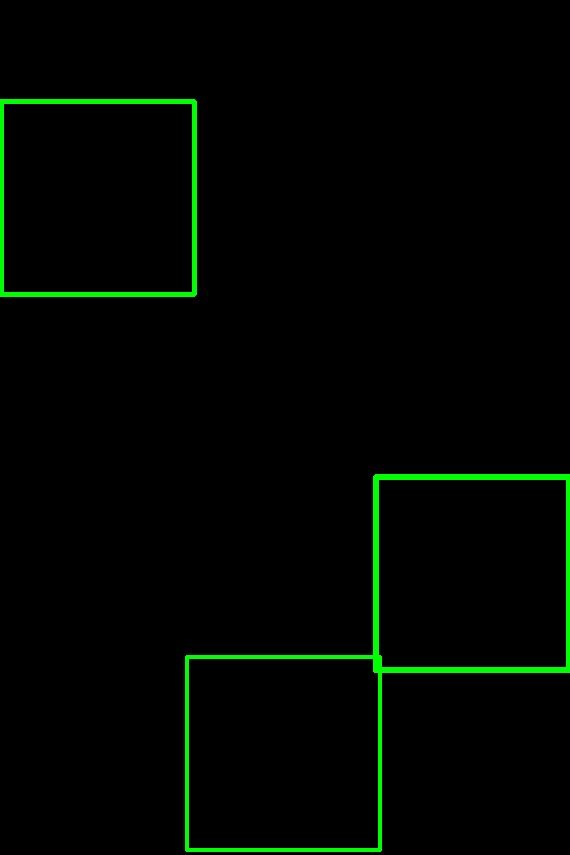
#> input picture image Processing/template/n_temp.jpg, 570 x 855 px
$ python no_of_rec.py   (older library calls are emulated)
#> lines starting #> are read from the running program, lines starting #| are printed output that depends on the picture; after the words box and inside, x2 and y2 are one past the last pixel; in counts of white or black regions, pixels touching at a corner belong together
import numpy as np
import cv2


img = cv2.imread('template/n_temp.jpg')
#> img is the input picture: shape (855, 570, 3); mean B, G, R 0.5, 5.7, 0.5
canvas = np.zeros(img.shape, np.uint8)
img2gray = cv2.cvtColor(img,cv2.COLOR_BGR2GRAY)
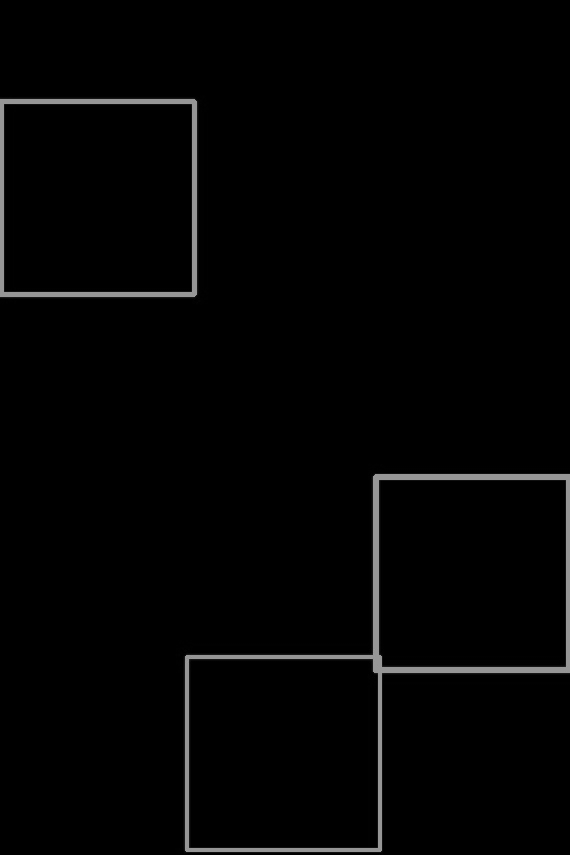
#> img2gray: shape (855, 570); min 0, max 156, mean 3.6

ret,thresh = cv2.threshold(img2gray,127,255,cv2.THRESH_BINARY_INV)
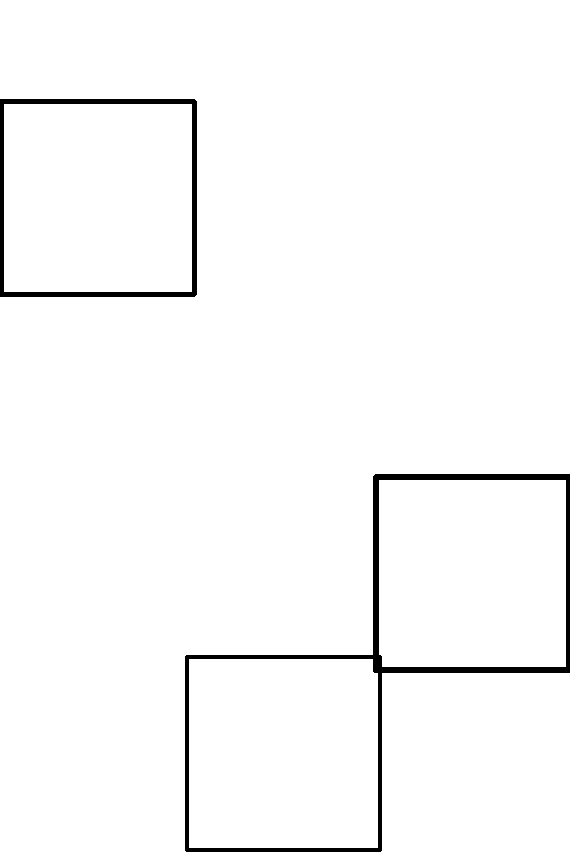
#> thresh: shape (855, 570); 97.8% white; 2 black regions
im2,contours,hierarchy = cv2.findContours(thresh, cv2.RETR_EXTERNAL, cv2.CHAIN_APPROX_NONE)
#> contours = 4 contours; box (x1, y1, x2, y2) and area: (0, 0, 570, 855) 368328, (189, 659, 378, 848) 35276, (4, 104, 192, 292) 34969, (379, 480, 566, 667) 34562

print(len(contours))
#| 4

for cont in contours:
    cv2.drawContours(canvas, cont, -1, (0, 255, 0), 3)
#> this loop made 4 passes
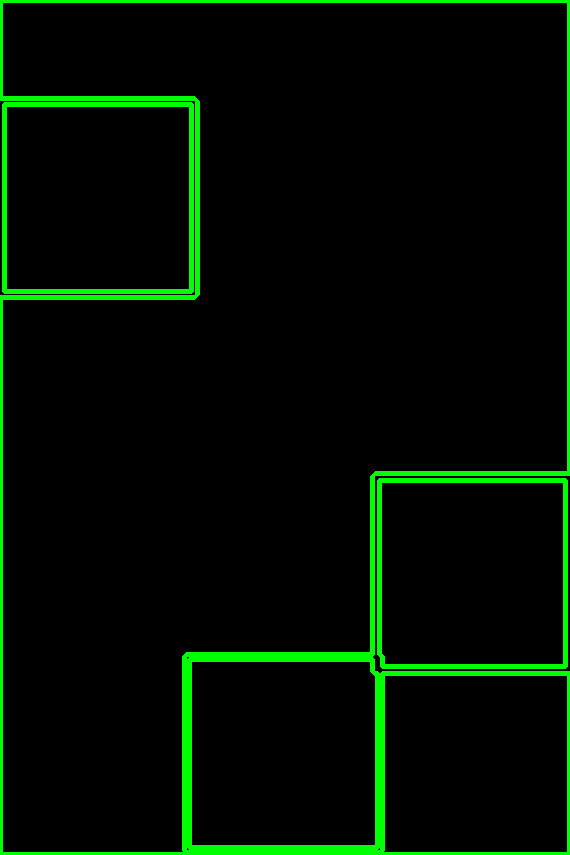
#> canvas: shape (855, 570, 3); mean of channels 0, 1, 2 0, 14.3, 0; drawn as B, G, R

cv2.imshow('contours',canvas)
cv2.waitKey(0)
cv2.destroyAllWindows()
